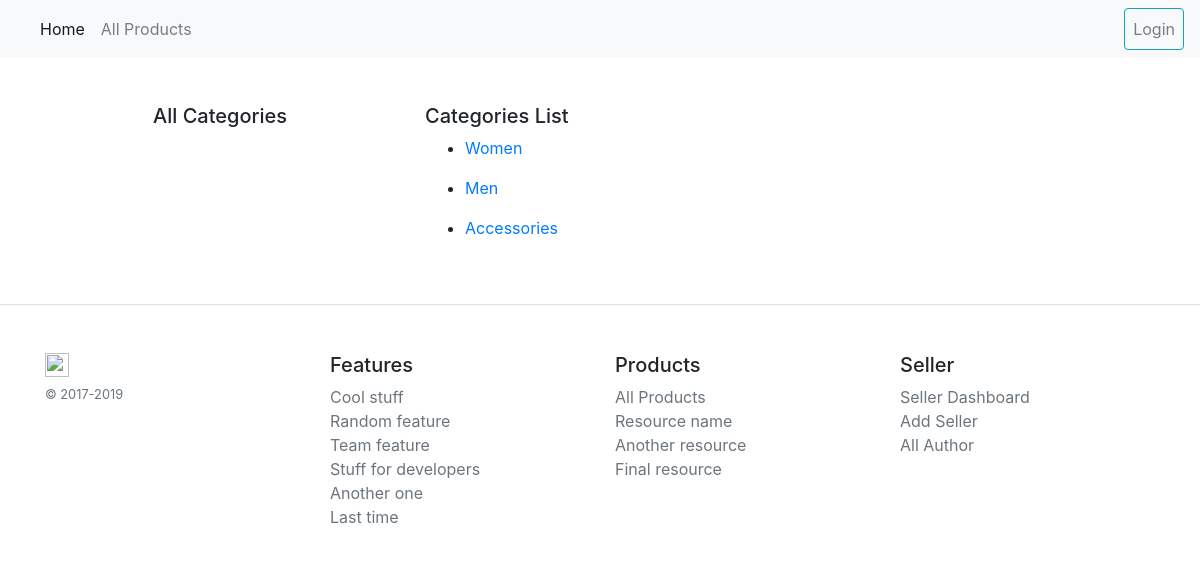
Page /product/product/category/ on the committed database.
### product/models.py (models this page shows, shortened)
class Category(models.Model):
    name = models.CharField(max_length=60)
    slug = models.SlugField(max_length=60)
    tag = models.CharField("add tags - separated by comma", max_length=60)
    is_active = models.BooleanField(default=True)
    cat_image = models.ImageField("add Category Cover here", upload_to='product/category-cover', blank=True)
    class Meta:
        verbose_name = 'Cateogry'
        verbose_name_plural = 'Categories'
    def get_absolute_url(self):
        return reverse('category_detail', kwargs={'slug': self.slug})

### product/views.py (the view)
# urls.py: path('product/category/', views.CategoryList.as_view(), name='category'),
class CategoryList(ListView):
    model = Category
    paginate_by = 3
    def get_queryset(self):
        return Category.objects.all().filter()

### product/templates/product/category_list.html
{% extends 'base.html' %}
{% block content %}
<div class="container mt-4 pt-4">
    <div class="row">
        <div class="col-sm-4">
            <h4 class="heading h5 text-center">All Categories</h4>
        </div>
        <div class="col-sm-6">
            <h2 class="h5">Categories List</h2>
            {% for category in category_list %}
            <ul>
                <li><a href="{{category.get_absolute_url}}">{{category.name}} </a> </li>
            </ul>
            {% endfor %}
        </div>
    </div>
</div>
{% endblock content %}

### static/css/gero.css (style rules this page uses)
html { font-size: 14px; }
@media (min-width: 768px) { html { font-size: 16px; } }
body { padding-top: 3.5rem; }

### rows in the picture
Category: name "Women"
Category: name "Men"
Category: name "Accessories"
